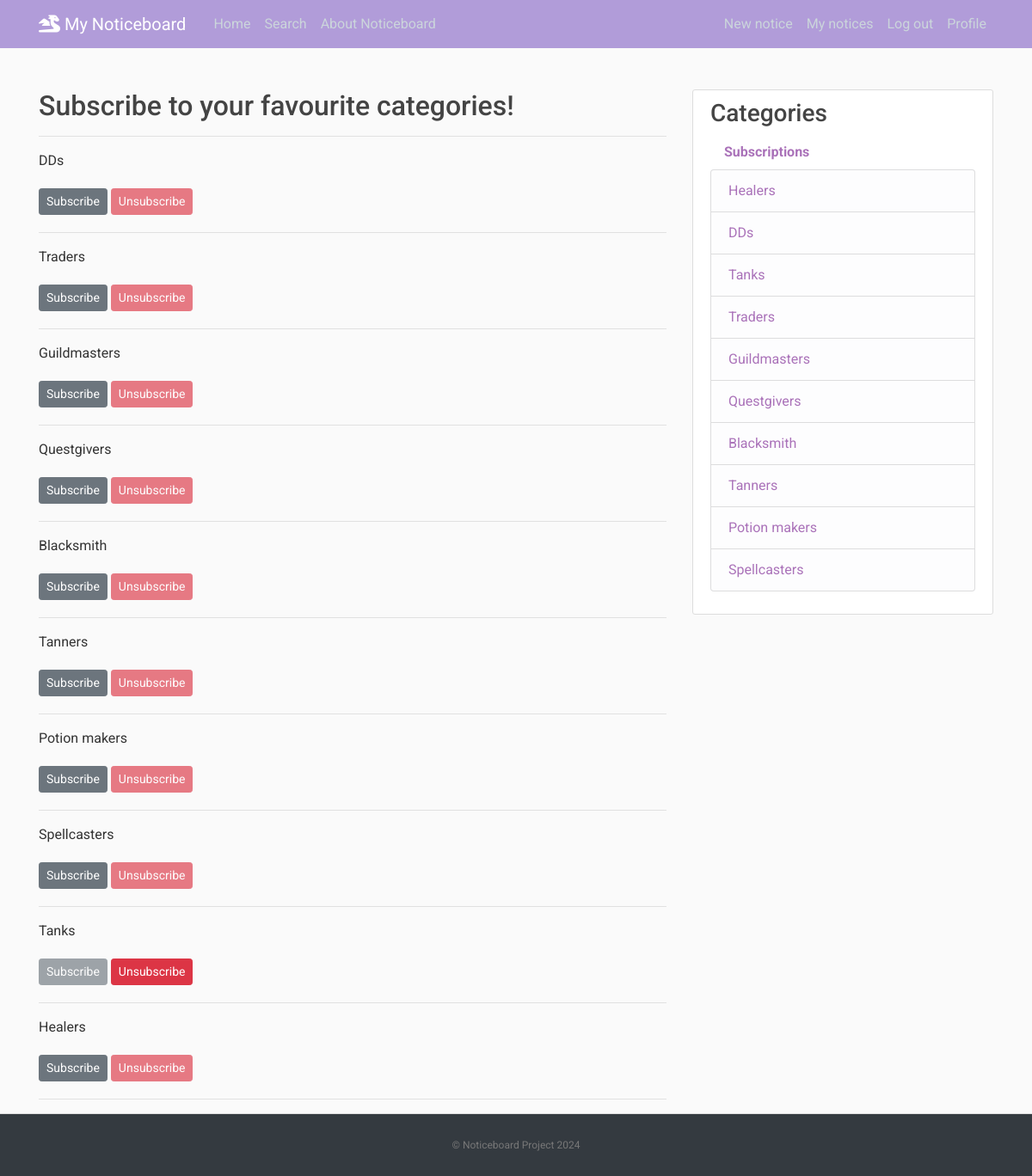
Page /subscriptions/ (signed in) on the committed database.
### Noticeboard/models.py (models this page shows, shortened)
class Category(models.Model):
    category_name = models.CharField(default=1, max_length=255, unique=True)

### Noticeboard/views.py (the view, shortened to what this page needs)
# urls.py: path('subscriptions/', subscriptions, name='subscriptions'),
@login_required
@csrf_protect
def subscriptions(request):
    categories_with_subscriptions = Category.objects.annotate(user_subscribed=Exists(Subscription.objects.filter(user=request.user,category=OuterRef('pk'),))).order_by('name')
    return render(request, 'subscriptions.html', {'categories': categories_with_subscriptions},)

### templates/subscriptions.html (shortened to what this page needs)
{% extends 'flatpages/base.html' %}
{% block content %}
<h2>Subscribe to your favourite categories! </h2>
   <hr>
    {% for category in categories  %}
            <p class="article-content">{{ category.category_name }}</p>
            <form method="post">
                {% if category.user_subscribed %}
                    <button class="btn btn-secondary btn-sm mt-1 mb-1" disabled>Subscribe</button>
                    <button class="btn btn-danger btn-sm mt-1 mb-1" name="action" value="unsubscribe">Unsubscribe</button>
                {% else %}
                    <button class="btn btn-secondary btn-sm mt-1 mb-1" name="action" value="subscribe">Subscribe</button>
                    <button class="btn btn-danger btn-sm mt-1 mb-1" disabled>Unsubscribe</button>
                {% endif %}
            </form><hr>
    {% endfor %}
{% endblock content %}

### static/css/main.css (style rules this page uses)
body, html { width:100%; height:100% }
body { margin:0; padding:0; background: #fafafa; color: #333333; margin-top: 5rem; font-family:Roboto; }
h1, h2, h3, h4, h5, h6 { color: #444444; }
.article-content { white-space: pre-line; }

### rows in the picture
Category: category_name "DDs", shows "Subscribe"
Category: category_name "Traders", shows "Subscribe"
Category: category_name "Guildmasters", shows "Subscribe"
Category: category_name "Questgivers", shows "Subscribe"
Category: category_name "Blacksmith", shows "Subscribe"
Category: category_name "Tanners", shows "Subscribe"
Category: category_name "Potion makers", shows "Subscribe"
Category: category_name "Spellcasters", shows "Subscribe"
Category: category_name "Tanks", shows "Subscribe"
Category: category_name "Healers", shows "Subscribe"
